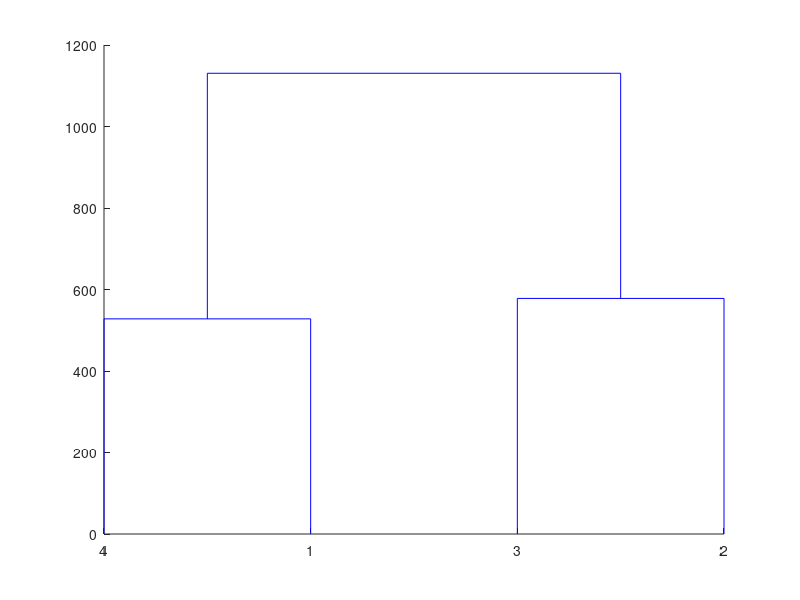

Recreate this plot in MATLAB.
clear

load('matchingsurvey.mat')

Z = linkage(pattern3(:,2:156), 'ward','euclidean');

figure
[~,T] = dendrogram(Z,4);

cluster1 = find(T==1);
cluster2 = find(T==3);
cluster3 = find(T==2);
cluster4 = find(T==4);

cluster11 = target3(cluster1(:,1), :);
cluster22 = target3(cluster2(:,1), :);
cluster33 = target3(cluster3(:,1), :);
cluster44 = target3(cluster4(:,1), :);

MEAN1= [];
for i = 2 : 12
    MEAN1 = [MEAN1 mean(cluster11(:,i))];
end

MEAN2= [];
for i = 2 : 12
    MEAN2 = [MEAN2 mean(cluster22(:,i))];
end

MEAN3= [];
for i = 2 : 12
    MEAN3 = [MEAN3 mean(cluster33(:,i))];
end

MEAN4= [];
for i = 2 : 12
    MEAN4 = [MEAN4 mean(cluster44(:,i))];
end

MEAN = [MEAN1; MEAN2; MEAN3; MEAN4;];

%% pattern frequency

pattern11 = pattern3(cluster1(:,1), 2:end);
pattern22 = pattern3(cluster2(:,1), 2:end);
pattern33 = pattern3(cluster3(:,1), 2:end);
pattern44 = pattern3(cluster4(:,1), 2:end);

meanpattern = [mean(pattern11); mean(pattern22); mean(pattern33); mean(pattern44)];
